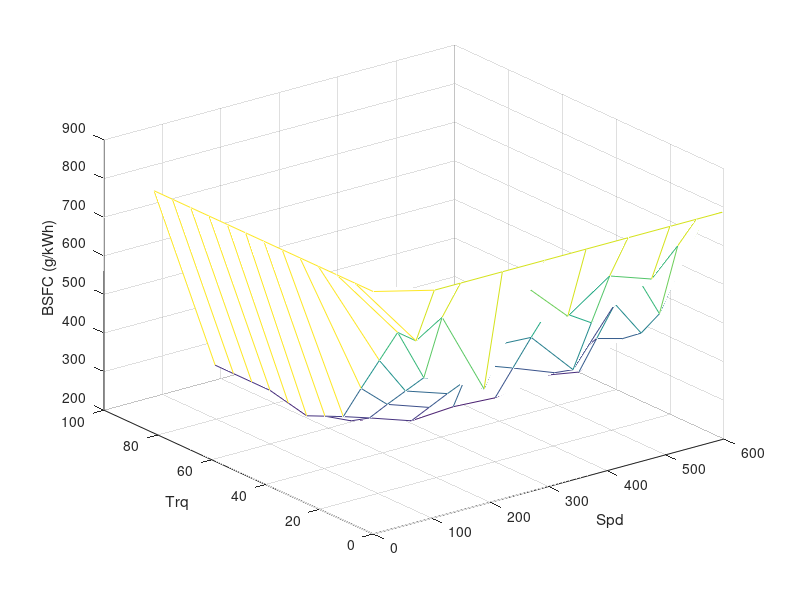
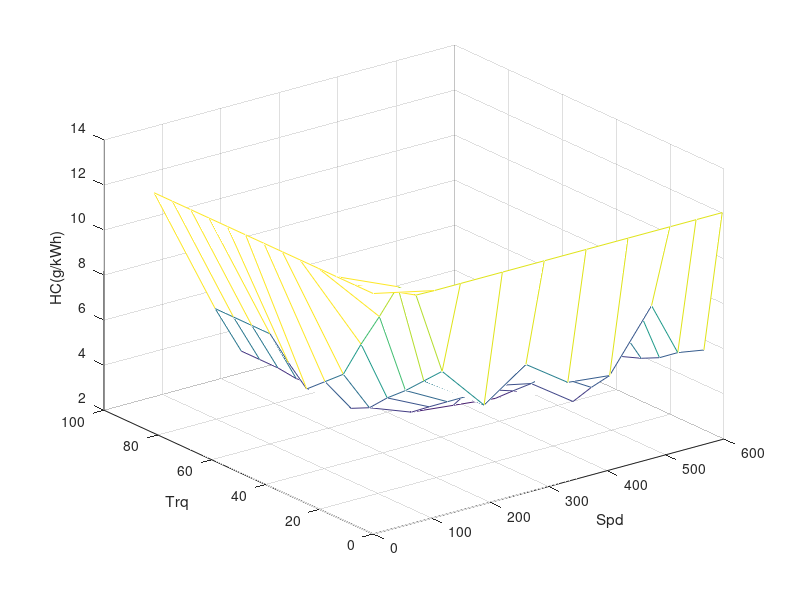
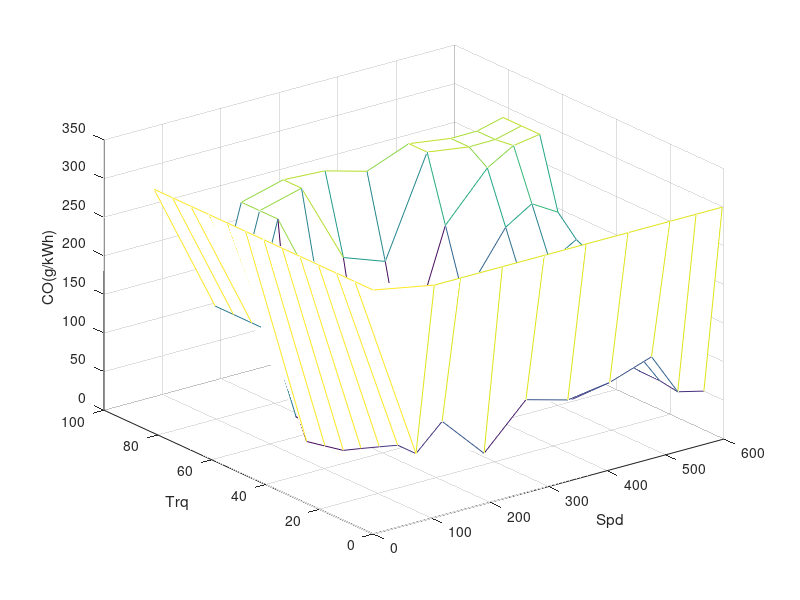
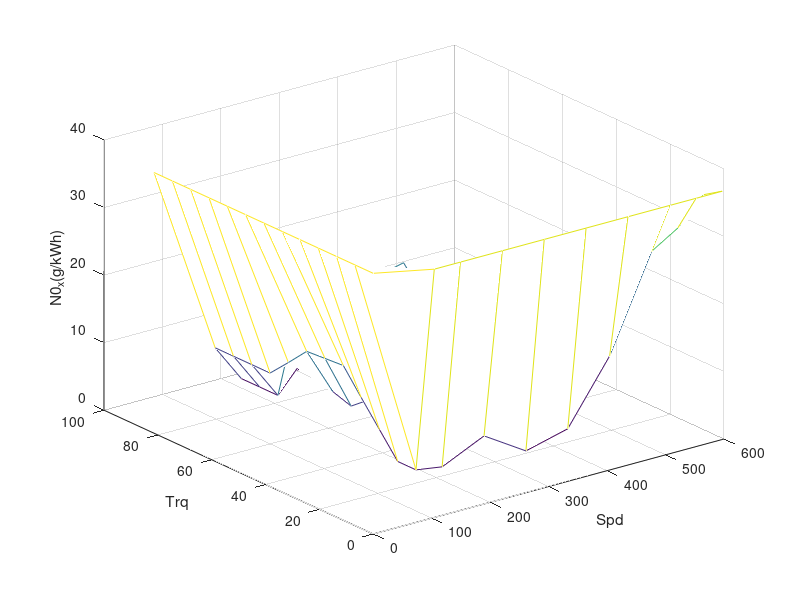

The MATLAB script that drew these images, in order:
% ADVISOR Data file:  FC_SI41_emis.M
%
% Data source: J. Dill Murrel, JDM & Associates.
%
% Data confidence level:
%
% Notes: 1991 Geo Metro 1.0L SI engine.
% Maximum Power 41 kW @ 5700 rpm.
% Peak Torque 81 Nm @ 3477 rpm.

% WARNING:  This data comes from transient testing on the FTP and is
% only appropriate to model transient-operation engines.
%
% Created on:  06/22/98
% By:  Tony Markel, National Renewable Energy Laboratory, Tony_Markel@nrel.gov
%
% Revision history at end of file.
a = 1.05;
fig_on = 1;

%%%%%%%%%%%%%%%%%%%%%%%%%%%%%%%%%%%%%%%%
% SPEED & TORQUE RANGES over which data is defined
%%%%%%%%%%%%%%%%%%%%%%%%%%%%%%%%%%%%%%%%
% (rad/s), speed range of the engine
eng_consum_spd=[0 104.5 149.2 220.9 292.5 364.1 435.7 507.4 552.2 596.9];
eng_consum_spd_old = eng_consum_spd;
% (N*m), torque range of the engine
eng_consum_trq=[0 6.8 13.6 20.4 27.2 33.8 40.6 47.4 54.2 61 67.8 74.6 81.4]; % added zero


%%%%%%%%%%%%%%%%%%%%%%%%%%%%%%%%%%%%%%%%
% FUEL USE AND EMISSIONS MAPS
%%%%%%%%%%%%%%%%%%%%%%%%%%%%%%%%%%%%%%%%
% (g/s), fuel use map indexed vertically by fc_map_spd and
% horizontally by fc_map_trq
eng_bsfc  =[
    635.7	635.7	541.4	447.2	352.9	332.2	311.4	322.4	333.5	333.5	333.5	333.5
    678.4	500.1	443.8	387.4	331.1	301.8	297	283.4	269.8	358	358	358
    463.4	463.4	407.6	350.1	294.3	280.8	267.3	253.9	269.8	303.2	336.7	336.7
    699.1	567.9	500.3	432.7	301.4	283.9	266.3	248.7	258.8	268.8	271.9	317.9
    592.9	592.9	494.6	393.4	295.1	279.4	263.6	247.9	255.2	262.5	295	322.6
    667.9	524.8	381.6	351.9	322.2	304.9	287.5	270.8	290.8	310.9	330.9	330.9
    630.6	630.6	522.5	411.1	303	304.4	305.8	304.2	314.5	324.8	327.7	327.7
    698.4	500.5	428.6	392.7	356.8	337.9	328.4	319	328.8	338.6	333.7	333.7
    751.1	637.8	521.1	407.8	393.1	378.4	363.3	348.2	318.8	340.2	340.2	340.2];
% fuel map in g/kWh
eng_bsfc = [a*ones(size(eng_bsfc(:,1)))*max(max(eng_bsfc)), eng_bsfc];  % add in a column for zero torque
eng_bsfc = [a*ones(size(eng_bsfc(1,:)))*max(max(eng_bsfc)); eng_bsfc];  % add in a column for zero speed


% (g/s), engine out HC emissions indexed vertically by fc_map_spd and
% horizontally by fc_map_trq
fc_hc_map_gpkWh =[
    11.5	11.5	9.8	8.2	6.5	5.8	5.1	5.9	6.8	6.8	6.8	6.8
    7.8	7	6.2	5.5	4.7	4.3	4.7	4.6	4.5	4.6	4.6	4.6
    5.8	5.8	5.2	4.6	4	4	4	4	4.5	4.6	4.6	4.6
    7.1	6	5.4	4.9	3.8	3.7	3.6	3.4	3.2	3	3.4	3.9
    5.8	5.8	5	4.3	3.6	3.6	3.6	3.7	3.6	3.6	4	3.9
    5.6	4.7	3.7	3.7	3.7	3.4	3.1	3	3.2	3.4	3.5	3.5
    8.2	8.2	6.8	5.4	4.1	3.7	3.3	3.1	3.2	3.2	3.3	3.3
    5.8	5.2	4.8	4.5	4.3	3.7	3.4	3.2	3.3	3.3	3.3	3.3
    5.6	5.8	5.9	6.1	5.7	5.4	5	4.6	3.9	3.9	3.9	3.9];
% engine out HC in g/kWh
fc_hc_map_gpkWh = [a*ones(size(fc_hc_map_gpkWh(:,1)))*max(max(fc_hc_map_gpkWh)), fc_hc_map_gpkWh];
fc_hc_map_gpkWh = [a*ones(size(fc_hc_map_gpkWh(1,:)))*max(max(fc_hc_map_gpkWh)); fc_hc_map_gpkWh];  % add in a column for zero speed

% (g/s), engine out CO emissions indexed vertically by fc_map_spd and
% horizontally by fc_map_trq
fc_co_map_gpkWh =[
    71.8	71.8	58.8	45.7	32.7	27.5	22.4	82.9	143.3	143.3	143.3	143.3
    104.4	68.3	56.8	45.3	33.9	23.3	25.7	24.2	22.8	268.6	268.6	268.6
    48.3	48.3	42.9	37.2	31.8	28.6	25.4	22.2	22.8	152.9	283	283
    103.1	82.7	72.2	61.8	41.5	36.9	32.3	27.8	31.1	34.4	178.5	279.9
    88.1	88.1	74.2	59.9	46	41.9	37.8	33.7	34.8	35.8	158.8	264.6
    96.1	74.5	52.9	51.2	49.5	45.9	42.4	34	117.9	201.8	285.7	285.7
    114.6	114.6	92.1	69	46.5	60.7	74.8	129.6	195.5	261.4	277.8	277.8
    60.1	63.8	64	64.1	64.3	108.2	130.2	152.2	216.7	281.2	278.1	278.1
    51.8	75.2	99.3	122.8	134.9	147.1	159.7	172.2	196.6	286.6	286.6	286.6];
% engine out CO in g/kWh
fc_co_map_gpkWh = [a*ones(size(fc_co_map_gpkWh(:,1)))*max(max(fc_co_map_gpkWh)), fc_co_map_gpkWh];
fc_co_map_gpkWh  = [a*ones(size(fc_co_map_gpkWh(1,:)))*max(max(fc_co_map_gpkWh)); fc_co_map_gpkWh];  % add in a column for zero speed

% (g/s), engine out NOx emissions indexed vertically by fc_map_spd and
% horizontally by fc_map_trq
fc_nox_map_gpkWh =[
    5.8	5.8	9.3	12.8	16.3	16.1	15.9	13	10.2	10.2	10.2	10.2
    5.2	8.8	9.2	9.7	10.2	8	8.9	13.2	17.5	4.6	4.6	4.6
    8.1	8.1	8.8	9.6	10.4	10.8	11.3	11.7	17.5	11.6	5.7	5.7
    4.2	5.6	6.3	7	8.4	8.9	9.5	10.1	13.9	17.7	8.1	3.1
    5.8	5.8	7.2	8.7	10.1	11	11.8	12.6	15.9	19.2	9.3	6.8
    14.9	16.4	17.8	19.4	21	20.6	20.3	19.1	14.6	10.2	5.7	5.7
    28.7	28.7	26.8	25	23.1	22.4	21.7	16.5	12.1	7.8	6.5	6.5
    31.1	27.9	26.7	26.2	25.6	20.9	18.6	16.3	12.1	7.8	6.8	6.8
    35	31.1	27.1	23.2	21.1	19.1	17	14.9	10.9	7.4	7.4	7.4];
% engine out NOx in g/kWh
fc_nox_map_gpkWh  = [a*ones(size(fc_nox_map_gpkWh(:,1)))*max(max(fc_nox_map_gpkWh)), fc_nox_map_gpkWh];
fc_nox_map_gpkWh  = [a*ones(size(fc_nox_map_gpkWh(1,:)))*max(max(fc_nox_map_gpkWh)); fc_nox_map_gpkWh];  % add in a column for zero speed

% (g/s), engine out PM emissions indexed vertically by fc_map_spd and
% horizontally by fc_map_trq
fc_pm_map_gpkWh=zeros(size(eng_bsfc));

% (g/s), engine out O2 indexed vertically by fc_map_spd and
% horizontally by fc_map_trq
fc_o2_map=zeros(size(eng_bsfc));

% convert g/kWh maps to g/s maps
[T,w]=meshgrid(eng_consum_trq, eng_consum_spd);
fc_map_kW=T.*w/1000;
eng_consum_fuel=eng_bsfc.*fc_map_kW/3600;
fc_hc_map=fc_hc_map_gpkWh.*fc_map_kW/3600;
fc_co_map=fc_co_map_gpkWh.*fc_map_kW/3600;
fc_nox_map=fc_nox_map_gpkWh.*fc_map_kW/3600;
fc_pm_map=fc_pm_map_gpkWh.*fc_map_kW/3600;


%%%%%%%%%%%%%%%%%%%%%%%%%%%%%%%%%%%%%%%%
% LIMITS
%%%%%%%%%%%%%%%%%%%%%%%%%%%%%%%%%%%%%%%%
% (N*m), max torque curve of the engine indexed by fc_map_spd
eng_max_trq=[61 61	67.6 73.7 78.5 80.9 77.3 76.2 73.3 68.7];
eng_map_spd = eng_consum_spd;

%%%%%%%%%%%%%%%%%%%%%%%%%%%%%%%%%%%%%%%%
% STUFF THAT SCALES WITH TRQ & SPD SCALES (MASS AND INERTIA)
%%%%%%%%%%%%%%%%%%%%%%%%%%%%%%%%%%%%%%%%
% fc_inertia=0.1*fc_pwr_scale;           % (kg*m^2), rotational inertia of the engine (unknown)
fc_max_pwr=(max(eng_consum_spd.*eng_max_trq)/1000); % kW     peak engine power

fc_base_mass=1.8*fc_max_pwr;            % (kg), mass of the engine block and head (base engine)
%       mass penalty of 1.8 kg/kW from 1994 OTA report, Table 3
fc_acc_mass=0.8*fc_max_pwr;             % kg    engine accy's, electrics, cntrl's - assumes mass penalty of 0.8 kg/kW (from OTA report)
fc_fuel_mass=0.6*fc_max_pwr;            % kg    mass of fuel and fuel tank (from OTA report)
fc_mass=fc_base_mass+fc_acc_mass+fc_fuel_mass; % kg  total engine/fuel system mass

fc_max_pwr_initial_kW = 41;

%~~~~~~~~~~~~~~~~~~~~~~~~~~~~~~~~~~~~~~~~~~~~~~~~~~~~~~~~~~~~~%
% Define all Variables for DP
%~~~~~~~~~~~~~~~~~~~~~~~~~~~~~~~~~~~~~~~~~~~~~~~~~~~~~~~~~~~~~%
W_eng_min = 0;  % changed to let it opperate at low speeds
W_eng_max = max(eng_consum_spd);
Te_min =  eng_consum_trq(1); % careful here..
%~~~~~~~~~~~~~~~~~~~~~~~~~~~~~~~~~~~~~~~~~~~~~~~~~~~~~~~~~~~~~%
% Define all Variables for DP
%~~~~~~~~~~~~~~~~~~~~~~~~~~~~~~~~~~~~~~~~~~~~~~~~~~~~~~~~~~~~~%

if fig_on == 1
    %% ==============================
    figure; clf;
    mesh(eng_consum_spd, eng_consum_trq, eng_bsfc');
    xlabel('Spd');
    ylabel('Trq')
    zlabel('BSFC (g/kWh)');
    
    %% ==============================
    figure; clf;
    mesh(eng_consum_spd, eng_consum_trq,fc_hc_map_gpkWh');
    xlabel('Spd');
    ylabel('Trq')
    zlabel('HC(g/kWh)');
    
    %% ==============================
    figure; clf;
    mesh(eng_consum_spd, eng_consum_trq,fc_co_map_gpkWh');
    xlabel('Spd');
    ylabel('Trq')
    zlabel('CO(g/kWh)');
    %% ==============================
    figure; clf;
    mesh(eng_consum_spd, eng_consum_trq,fc_nox_map_gpkWh');
    xlabel('Spd');
    ylabel('Trq')
    zlabel('N0_x(g/kWh)');
    
end
